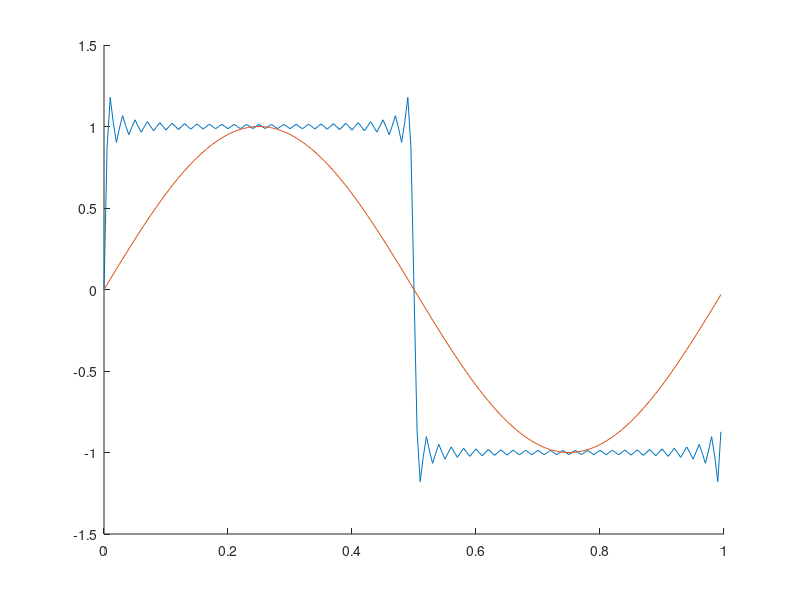
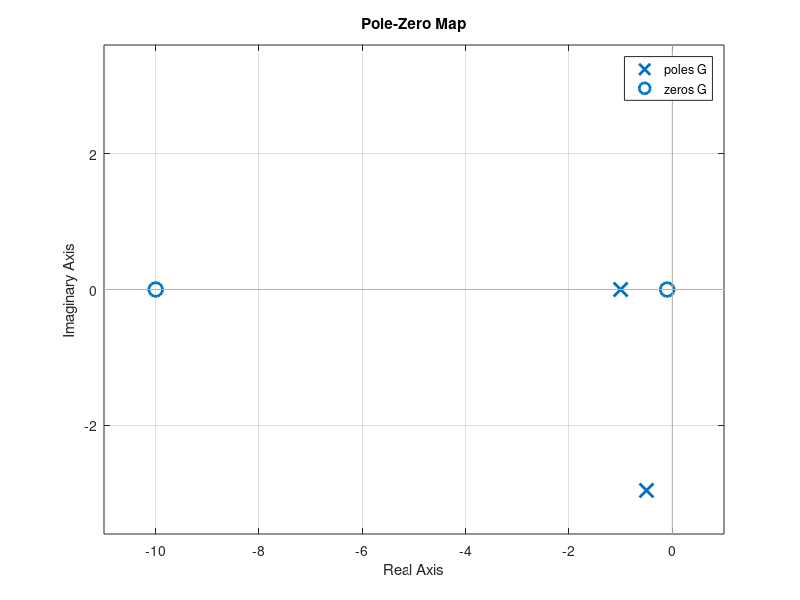
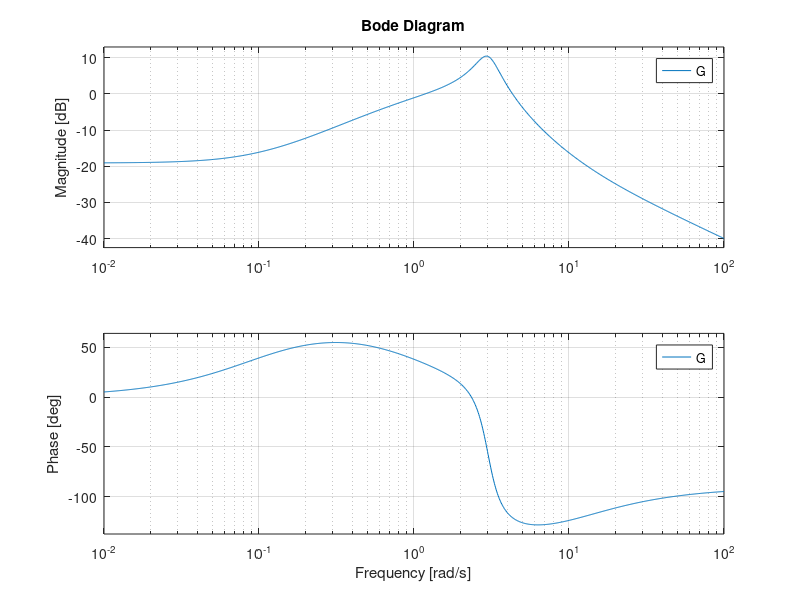
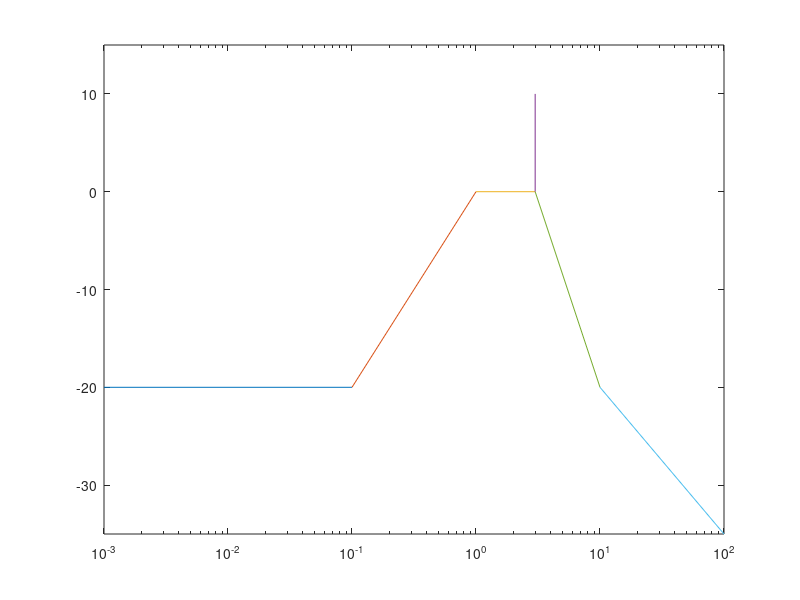

Recreate these plots in MATLAB, in order. (Note: this script raises an error after producing the figures.)
clc
T=1;
w=2*pi/T;
 M=200;
 t=T*(0:M-1)/M;
 y=sin(w*t);

 a_0=0;
 a_t=0;
 stot = a_0;
 
 for n=1:2:50
     
     b_t=4/(pi*n);
     stot = stot + a_t*cos(n*w*t)+b_t*sin(n*w*t);
 end
 hold on
 plot(t,stot)
 plot(t,y)
 hold off
 
 %%
 clc
 num = conv([1, 0.1],[1, 10]);
 den = conv([1, 1],[1, 1, 9]);
 G = tf(num,den);
 figure
 pzmap(G)
 grid on
 figure;
 bode(G)
 grid on
 figure
 semilogx([10^-3 0.1],[-20 -20])
 hold on
 semilogx([0.1 1],[-20 0])
 semilogx([1 3],[0 0])
 semilogx([3 3],[0 10])
 semilogx([3 10],[0 -20])
 semilogx([10 100],[-20 -35])
 axis([10^-3 100 -35 15])
 %%
 clc
 Fs=100;
 Ts=1/Fs;
 N=2^13;
 Tmax=(N-1)*Ts;
 t=0:Ts:Tmax;
 for n=1:1:3
     figure;
 x=sin(w(n)*t);
 plot(t,x);
 hold on
 end
 %%
 clc
 Fs=100;
 Ts=1/Fs;
 N=2^13;
 Tmax=(N-1)*Ts;
 num = conv([1, 0.1],[1, 10]);
 den = conv([1, 1],[1, 1, 9]);
 G = tf(num,den);
 t=0:Ts:Tmax;
 w=[1 3 5];
 for n=1:1:3
     figure
     x=sin(w(n)*t);
     lsim(G,x,t) 
     a=evalfr(G,j*w(n));
     axis([6*pi/w(n) 10*pi/w(n) -5 5]);
     amplitud=abs(a)
     vinkel=rad2deg(angle(a))
 end
 %% Uppg3
 clc
 Fs=100;
 N=2^13;
  w=[1 3 5];
 Tmax=(N-1)*Ts;
Ts=1/Fs;
t=0:Ts:Tmax;
 A_k=0;


 x = square(t); %Udda signal, 13 perioder
 plot(t,x)
 k = 0:1:N-1;
 w_k =2*pi*Fs*k/N;
 X = fft(x,N);
 figure
 plot(w_k, abs(X)) %k peak vid k = 13, eftersom vi har 13 perioder. Periodisk pga
%diskret signal som vi g?r FFT p?. Peak avtar varje 13e w_k eftersom k=13
%ger mest likhet med fyrkantssignalen.
%dvs 14+13*2*n eftersom wk*2 = peak.
 b_t1=4/pi - abs(X(14))*2/N
 b_t3=4/(pi*3) - abs(X(40))*2/N
 b_t5=4/(pi*5) - abs(X(66))*2/N %N?r k st?mmer ?verens s? att w_s ungef?r = w0
 %satter vi in sinus far vi att e delen blir 1 och da ar summan 1*N*B/2
 %=X[k] GOR EN TABELL.

